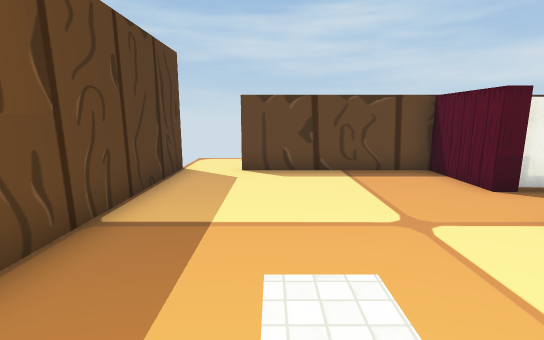
[1] (above)

15 first-person views from a walk through a 3-D level made in the Unity game engine. The camera is 1.4 m above the floor, tilts 10° down and sees 85° across. The floor is counted in squares, 1 m on a side. Each view is taken from the middle of a square. On the plan, view 1 faces up. The plan holds only what a view shows up to about 14 squares ahead; the rest is blank. Some surface patterns are stand-ins.

[2]
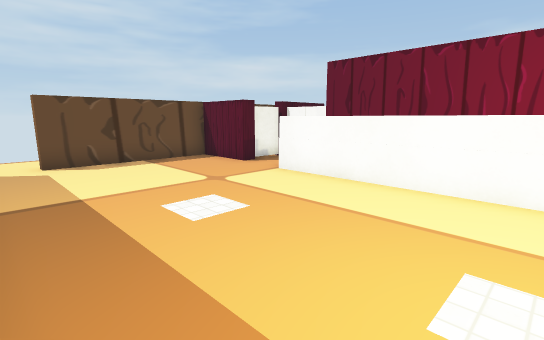

[3]
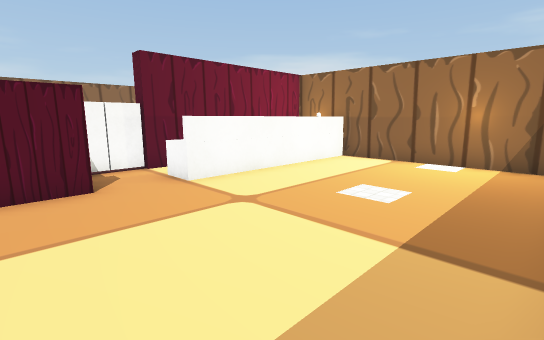

[4]
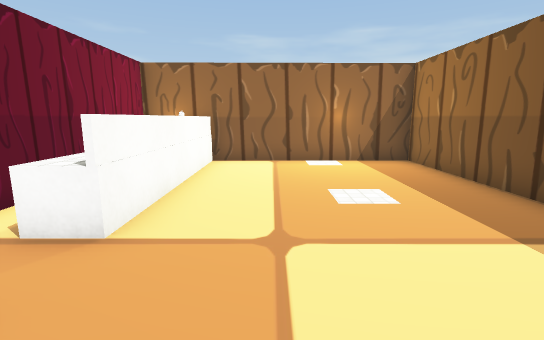

[5]
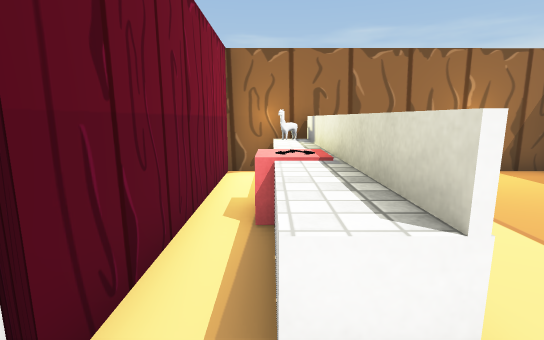

[6]
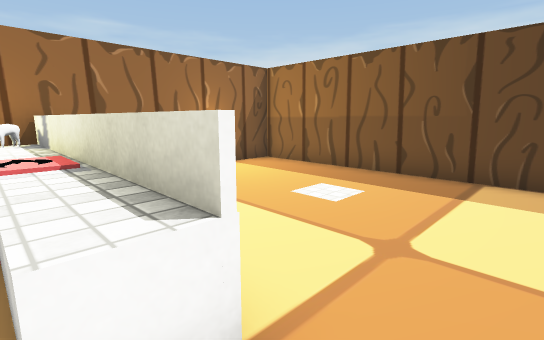

[7]
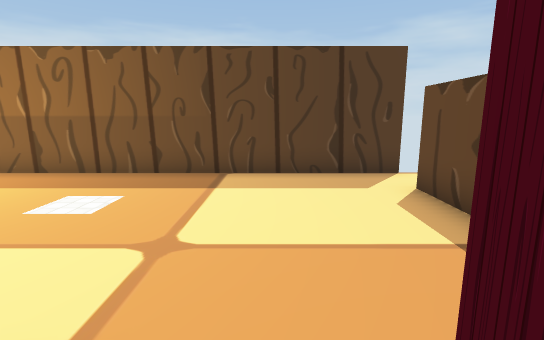

[8]
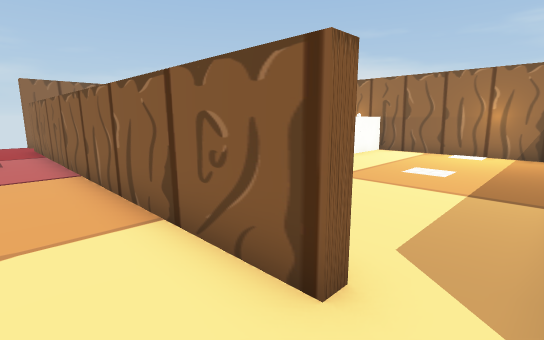

[9]
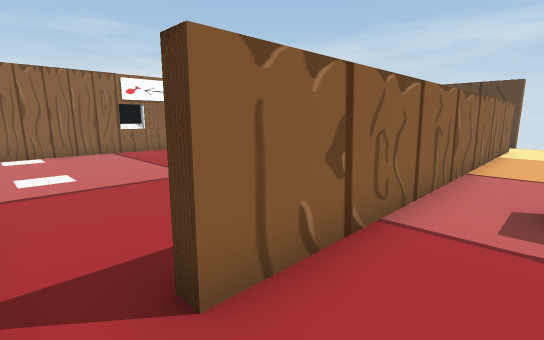

[10]
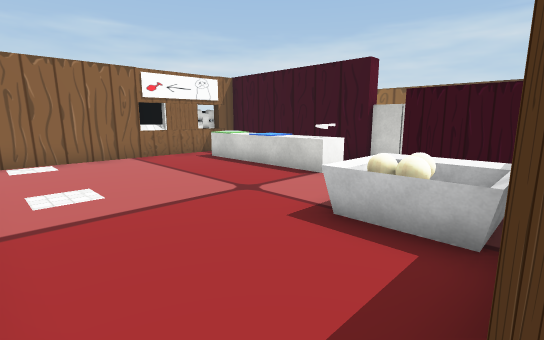

[11]
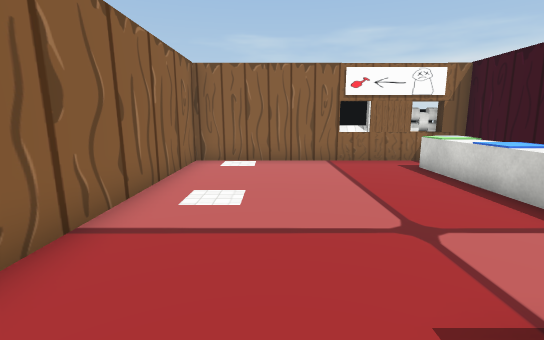

[12]
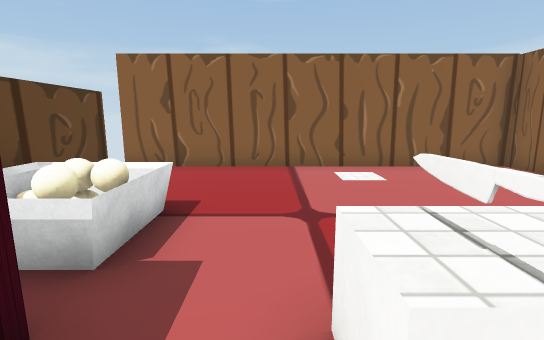

[13]
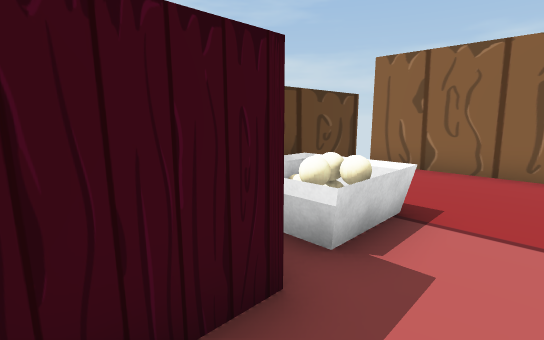

[14]
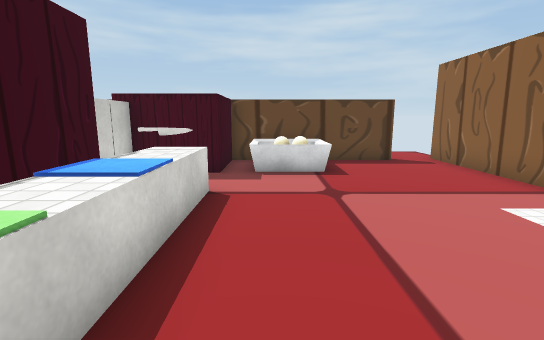

[15]
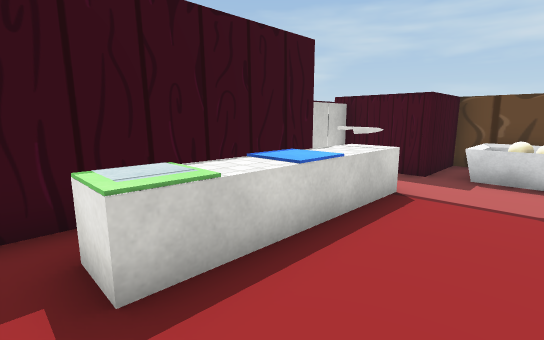

### Floor plan
Key: @ floor where view 1 was taken; # wall or solid block; x gap in a wall; . floor; ^ raised ledge; C red cube; B ball; L blue cube; G green cube; O other object.
Columns run from 3 left of view 1 to 16 right of it. Each row starts with its distance up from view 1.
 10  ...........  ... .
  9  ..................
  8 x..##############..x
  7 #......## ###BB....#
  6 #......######BB....#
  5 #........#.........#
  4 #........#.........#
  3 #......^^##O^......#
  2 #......^^##LL......#
  1 #......#C##L#......#
  0 #..@...^C##G^......#
 -1 #......^^##GG......#
 -2 #......^^##........#
 -3 ###########O########
 -4            O

Where each view was taken, in squares from view 1:
view 1: 0 up, 0 right, facing up
view 2: 2 down, 2 left, facing up-right
view 3: 7 up, 2 left, facing down-right
view 4: 7 up, 2 right, facing down
view 5: 5 up, 5 right, facing down
view 6: 5 up, 5 right, facing down-left
view 7: 5 up, 5 right, facing left
view 8: 10 up, 2 left, facing down-right
view 9: 10 up, 15 right, facing down-left
view 10: 8 up, 15 right, facing down-left
view 11: 7 up, 13 right, facing down
view 12: 4 up, 7 right, facing right
view 13: 4 up, 7 right, facing up-right
view 14: 2 down, 10 right, facing up
view 15: 2 down, 11 right, facing up-left
